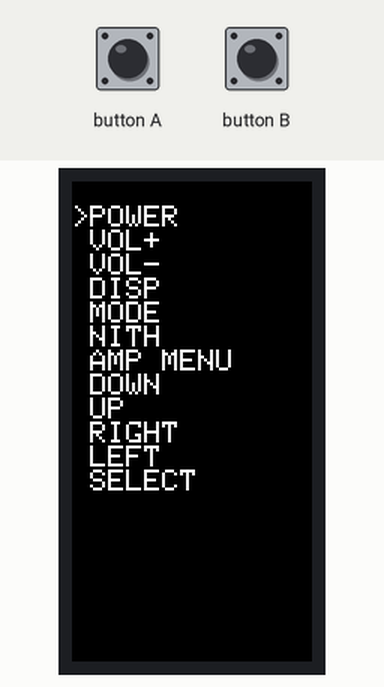
Recording of a sketch running on a simulated ESP8266 (NodeMCU). On the bench: 80×160 colour display. Inputs (shaded band) come from the test bench.

Above: at 1.3 s.
1.4 s: button B pressed for 0.15 s
At 2.3 s:
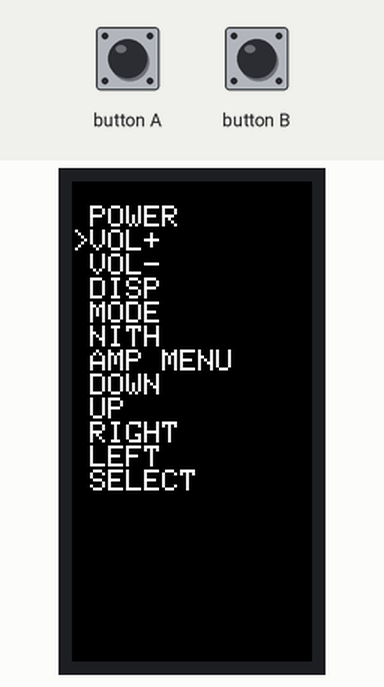
3.0 s: button B pressed for 1 s
At 3.6 s:
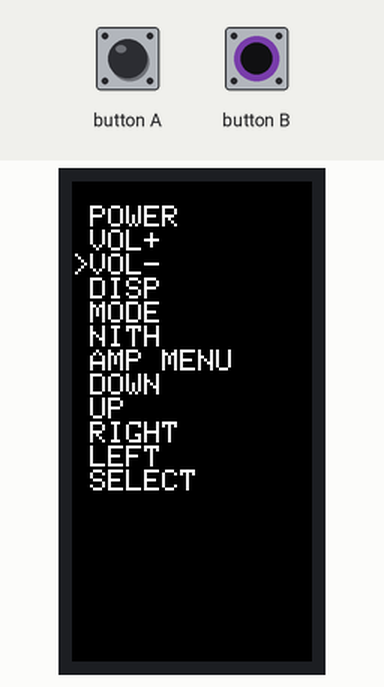
Timing chart, 0 to 6.0 s (numbered marks = the images above; inputs shaded):
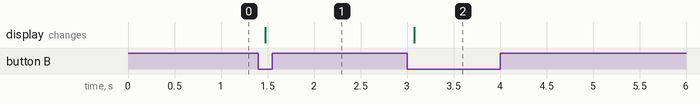

The sketch:

sendIR.ino
```cpp
#include <M5StickC.h>
#include <IRremoteESP8266.h>
#include <IRsend.h>
#include <IRutils.h>

const uint16_t kIrLed = 9;              // M5StickCはGPIO9にIRが内蔵

IRsend irsend(kIrLed);                  // IR送信を宣言

const uint32_t CUSTOMER_CODE = 0x00ff;  // カスタマーコードをセット

// リモコンコード保存用構造体
struct REMOTE {
  char name[11];    // コマンドの名称（適当）
  uint64_t command; // 送信コード
  uint32_t bit;     // 送信コードビット数
};

/* リモコンコード一覧
*   SONY サウンドバー HT-CT660
*   手探りで探したコマンド。
*   コマンドは他にもあると思われる。
*   また、機能の重複もある。
*/
REMOTE remote[] = {
  { "POWER"     , 0x540C, 15 }, // 電源ON/OFF
  { "VOL+"      , 0x240C, 15 }, // 音量UP
  { "VOL-"      , 0x640C, 15 }, // 音量DOWN
  { "DISP"      , 0x040D, 15 }, // ディスプレイ表示切替
  { "MODE"      , 0x3B0D, 15 }, // サウンドフィールド変更
  { "NITH"      , 0x020D, 15 }, // ナイトモード切替
  { "AMP MENU"  , 0x770D, 15 }, // アンプメニュー
  { "DOWN"      , 0x4f0D, 15 }, // 十字キー操作 下
  { "UP"        , 0x0f0D, 15 }, // 十字キー操作 上
  { "RIGHT"     , 0x6f0D, 15 }, // 十字キー操作 右
  { "LEFT"      , 0x2f0D, 15 }, // 十字キー操作 左
  { "SELECT"    , 0x180C, 15 }, // 決定キー
/* M5SticCでは画面に収まりきらないのでコメントアウトした。
  { "POWER ON"  , 0x7A0C, 15 }, // 電源ON
  { "POWER OFF" , 0x3A0C, 15 }, // 電源OFF
  { "MUTE"      , 0x140C, 15 }, // ミュート
  { "TV"        , 0x2B0C, 15 }, // 入力をTVに変更
  { "SF+"       , 0x3B0D, 15 }, // サウンドフィールド変更
  { "SF-"       , 0x7B0D, 15 }, // サウンドフィールド変更 逆順
  { "MUSIC"     , 0x490D, 15 }, // サウンドフィールド 変更 MUSIC
  { "VOICE+"    , 0x150D, 15 }, // ボイスレベル調整UP
  { "VOICE-"    , 0x550D, 15 }, // ボイスレベル調整DOWN
  { "INPUT"     , 0x4B0D, 15 }, // 入力切替
  { "INPUT-"    , 0x2B0D, 15 }, // 入力変更　逆順
*/
};

int cursor = 0; // カーソル位置

void setup() {
  M5.begin();     // M5StickC初期化
  irsend.begin(); // IR初期化

  // リモコン項目表示
  M5.Lcd.fillScreen(BLACK);
  M5.Lcd.setCursor(0, 8);
  for ( int i = 0 ; i < ( sizeof(remote) / sizeof(REMOTE) ) ; i++ ) {
    M5.Lcd.print((cursor == i) ? ">" : " ");
    M5.Lcd.println(remote[i].name);
  }
}

void loop() {
  M5.update();  // ボタン状態更新

  // M5ボタンで送信
  if ( M5.BtnA.wasPressed() ) {
    // 送信
    irsend.sendSony(remote[cursor].command, remote[cursor].bit);
  }

  // 右ボタンでカーソル移動
  if ( M5.BtnB.wasPressed() ) {
    cursor++;
    cursor = cursor % ( sizeof(remote) / sizeof(REMOTE) );

    // カーソル描画
    M5.Lcd.setCursor(0, 8);
    for ( int i = 0 ; i < ( sizeof(remote) / sizeof(REMOTE) ) ; i++ ) {
      M5.Lcd.println((cursor == i) ? ">" : " ");
    }
  }
  delay(100);
}
```

Measured:
- after the input at 1.4 s, the display: changes after 0.07 s (image 1)
- after the input at 3.0 s, the display: changes after 0.08 s (image 2)
